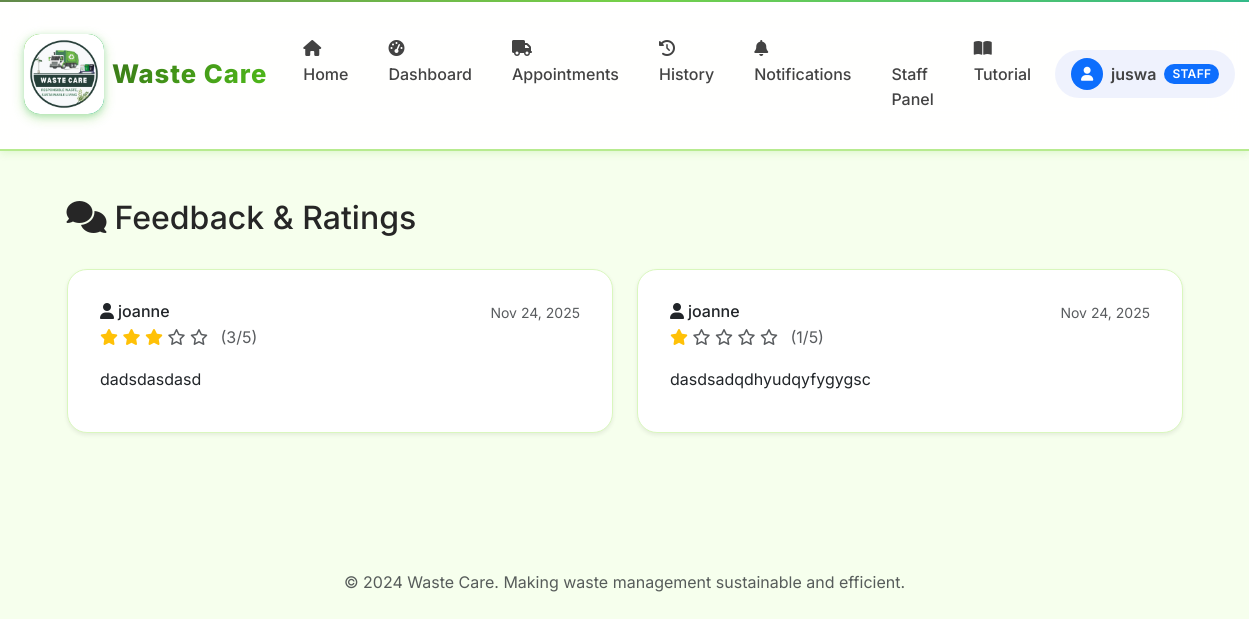
Before: /feedback/ (signed in) with the older database file.
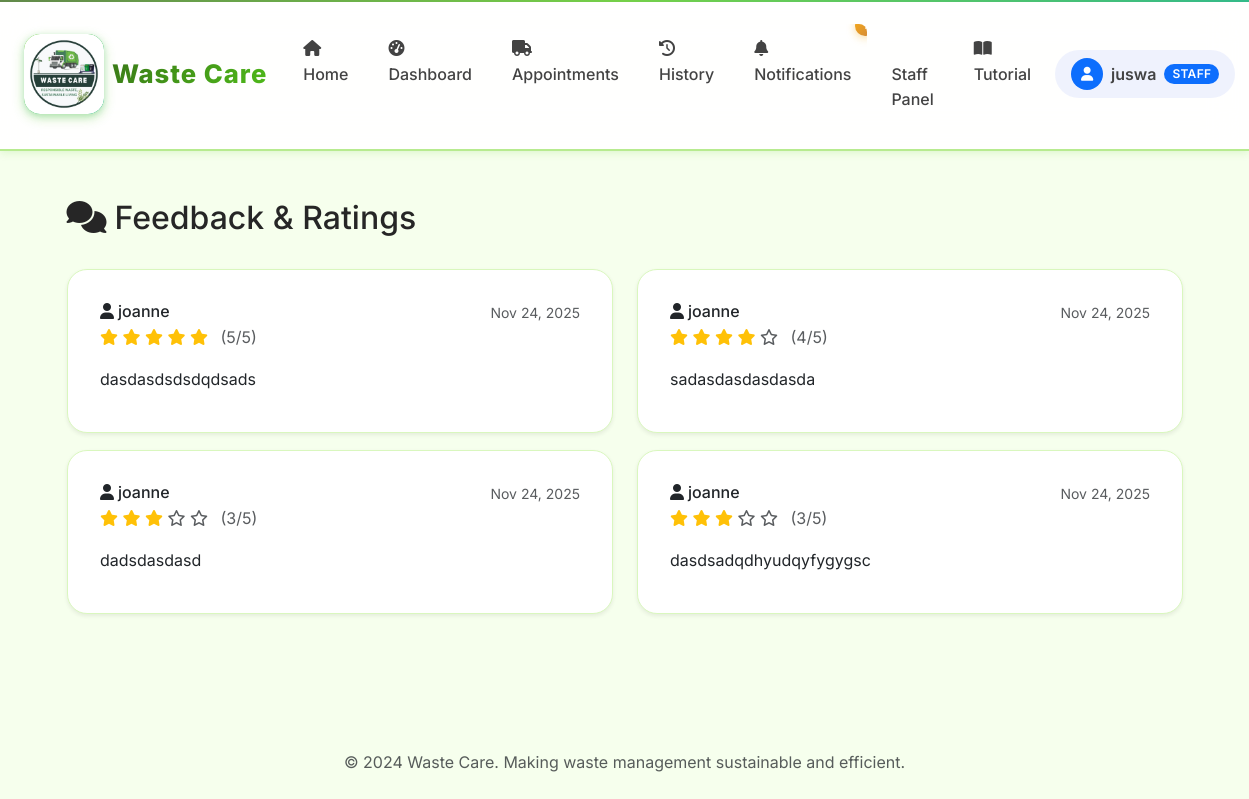
After: the same page with the newer database file.
### core/models.py (models this page shows, shortened)
class User(AbstractUser):
    ROLE_CHOICES = [
        ("residents", "Residents"),
        ("staff", "Staff"),
        ("admin", "Admin"),
    ]
    role = models.CharField(max_length=20, choices=ROLE_CHOICES, default="residents")

class Feedback(models.Model):
    customer = models.ForeignKey(User, on_delete=models.CASCADE, related_name="feedbacks")
    appointment = models.ForeignKey(Appointment, on_delete=models.SET_NULL, null=True, blank=True, related_name="feedbacks")
    rating = models.IntegerField(choices=[(i, i) for i in range(1, 6)], help_text="Rating from 1 to 5 stars")
    message = models.TextField()
    created_at = models.DateTimeField(auto_now_add=True)
    class Meta:
        ordering = ['-created_at']

### core/views.py (the view)
# urls.py: path("feedback/", views.feedback_list, name="feedback_list"),
@login_required
def feedback_list(request):
    if is_staff_like(request.user):
        feedbacks = Feedback.objects.select_related('customer', 'appointment').order_by('-created_at')
    else:
        feedbacks = Feedback.objects.filter(customer=request.user).select_related('appointment').order_by('-created_at')
    return render(request, "core/feedback_list.html", {'feedbacks': feedbacks})

### core/context_processors.py (called while the page is built)
def navbar_context(request):
    context = {
        'MAPTILER_API_KEY': settings.MAPTILER_API_KEY,
    }
    if request.user.is_authenticated:
        context['unread_notifications'] = Notification.objects.filter(
            user=request.user,
            is_read=False
        ).count()
    else:
        context['unread_notifications'] = 0
    return context

### core/views.py (called while the page is built)
def is_staff_like(user: User) -> bool:
    return user.is_authenticated and (user.role in {"staff", "admin"} or user.is_staff)

### core/templates/core/feedback_list.html (shortened to what this page needs)
{% extends "base.html" %}
{% block content %}
<div class="container py-4">
  <div class="d-flex justify-content-between align-items-center mb-4">
    <h2><i class="fas fa-comments me-2"></i>Feedback & Ratings</h2>
  </div>
  {% if feedbacks %}
    <div class="row">
      {% for feedback in feedbacks %}
      <div class="col-md-6 mb-3">
        <div class="card shadow-sm">
          <div class="card-body">
            <div class="d-flex justify-content-between align-items-start mb-2">
              <div>
                <h6 class="mb-1">
                  {% if user.role != 'residents' %}
                    <i class="fas fa-user me-1"></i>{{ feedback.customer.username }}
                  {% else %}
                    Your Feedback
                  {% endif %}
                </h6>
                <div class="star-display mb-2">
                  {% for i in "12345" %}
                    {% if forloop.counter <= feedback.rating %}
                      <i class="fas fa-star text-warning"></i>
                    {% else %}
                      <i class="far fa-star text-muted"></i>
                    {% endif %}
                  {% endfor %}
                  <span class="ms-2 text-muted">({{ feedback.rating }}/5)</span>
                </div>
              </div>
              <small class="text-muted">{{ feedback.created_at|date:"M d, Y" }}</small>
            </div>
            <p class="mb-2">{{ feedback.message }}</p>
          </div>
        </div>
      </div>
      {% endfor %}
    </div>
  {% endif %}
</div>
{% endblock %}

### waste_care/templates/base.html (shortened to what this page needs)
<!doctype html>
<html lang="en">
  <head>
    <link href="https://cdn.jsdelivr.net/npm/bootstrap@5.3.3/dist/css/bootstrap.min.css" rel="stylesheet">
    <link rel="stylesheet" href="https://cdnjs.cloudflare.com/ajax/libs/font-awesome/6.4.0/css/all.min.css">
    <link href="/static/css/theme.css" rel="stylesheet">
  </head>
  <body>
    {% include "includes/navbar.html" %}
    <main class="container-fluid px-2 px-md-4 py-2 py-md-4">
      <div class="fade-in" style="animation-duration: 0.6s; animation-fill-mode: both;">
        {% block content %}{% endblock %}
      </div>
    </main>
    <footer class="mt-5 py-4 text-center text-muted">
      <div class="container">
        <p>&copy; 2024 Waste Care. Making waste management sustainable and efficient.</p>
      </div>
    </footer>
  </body>
</html>

### waste_care/templates/includes/navbar.html (shortened to what this page needs)
{% load static %}
<nav class="navbar navbar-expand-lg sticky-top">
  <div class="container-fluid px-4">
    <a class="navbar-brand d-flex align-items-center" href="{% url 'core:home' %}">
      <div class="brand-icon me-2">
        <img src="{% static 'img/image1.jpg' %}" alt="Waste Care logo" class="brand-icon-image">
      </div>
      <span class="brand-text">Waste Care</span>
    </a>
    <div class="collapse navbar-collapse" id="navbarNav">
      <ul class="navbar-nav me-auto">
        <li class="nav-item">
          <a class="nav-link {% if request.resolver_match.url_name == 'home' %}active{% endif %}" href="{% url 'core:home' %}">
            <i class="fas fa-home me-2"></i>Home
          </a>
        </li>
        <li class="nav-item">
          <a class="nav-link {% if 'dashboard' in request.resolver_match.url_name %}active{% endif %}" href="{% url 'core:dashboard' %}">
            <i class="fas fa-tachometer-alt me-2"></i>Dashboard
          </a>
        </li>
        <li class="nav-item">
          <a class="nav-link {% if 'pickup' in request.resolver_match.url_name %}active{% endif %}" href="{% url 'core:pickup_list' %}">
            <i class="fas fa-truck me-2"></i>Appointments
          </a>
        </li>
        <li class="nav-item">
          <a class="nav-link {% if request.resolver_match.url_name == 'history' %}active{% endif %}" href="{% url 'core:history' %}">
            <i class="fas fa-history me-2"></i>History
          </a>
        </li>
        <li class="nav-item">
          <a class="nav-link {% if request.resolver_match.url_name == 'notifications' %}active{% endif %}" href="{% url 'core:notifications' %}">
            <i class="fas fa-bell me-2"></i>Notifications
            {% if unread_notifications > 0 %}
              <span class="notification-badge">{{ unread_notifications }}</span>
            {% endif %}
          </a>
        </li>
        {% if user.role == 'staff' or user.role == 'admin' %}
        <li class="nav-item">
          <a class="nav-link {% if 'staff' in request.resolver_match.url_name %}active{% endif %}" href="{% url 'core:staff_panel' %}">
            Staff Panel
          </a>
        </li>
        {% endif %}
        <li class="nav-item">
          <a class="nav-link {% if request.resolver_match.url_name == 'tutorial' %}active{% endif %}" href="{% url 'core:tutorial' %}">
            <i class="fas fa-book-open me-2"></i>Tutorial
          </a>
        </li>
      </ul>
      <ul class="navbar-nav">
        {% if user.is_authenticated %}
          <li class="nav-item dropdown">
            <a class="nav-link dropdown-toggle d-flex align-items-center px-3 py-2" href="#" id="userDropdown" role="button" data-bs-toggle="dropdown">
              <div class="rounded-circle bg-primary d-flex align-items-center justify-content-center me-2" style="width: 32px; height: 32px;">
                <i class="fas fa-user text-white" style="font-size: 0.875rem;"></i>
              </div>
              <span class="fw-semibold">{{ user.username }}</span>
              {% if user.role == 'staff' or user.role == 'admin' %}
                <span class="badge bg-primary ms-2">{{ user.role|title }}</span>
              {% endif %}
            </a>
          </li>
        {% endif %}
      </ul>
    </div>
  </div>
</nav>

Changed rows visible on the page:
added Feedback: customer.username "joanne", rating "5", created_at "Nov 24, 2025", message "dasdasdsdsdqdsads"
added Feedback: customer.username "joanne", rating "4", created_at "Nov 24, 2025", message "sadasdasdasdasda"
changed Feedback "dasdsadqdhyudqyfygygsc": rating "1" → "3"
